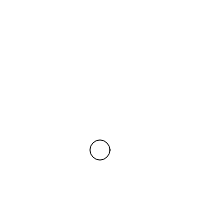
Frame 1 (no input)
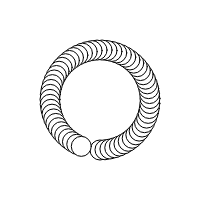
Frame 60 (no input)
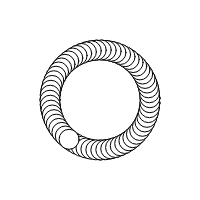
Frame 120 (the mouse pressed at the canvas centre since frame 60)

The p5.js sketch that drew these frames (run headless with seeded random() and noise() and a simulated clock; from frame 60 on, the mouse is pressed at the canvas centre):

// p5.js sketch
// ── sketch.js
var rotation = 0
var rotationSize = 50

function setup() {
  createCanvas(200,200)
}

function draw() {
  var x = sin(rotation) * rotationSize + width/2
  var y = cos(rotation) * rotationSize + width/2
  ellipse(x,y,20,20)
  rotation = rotation + 0.1
}
